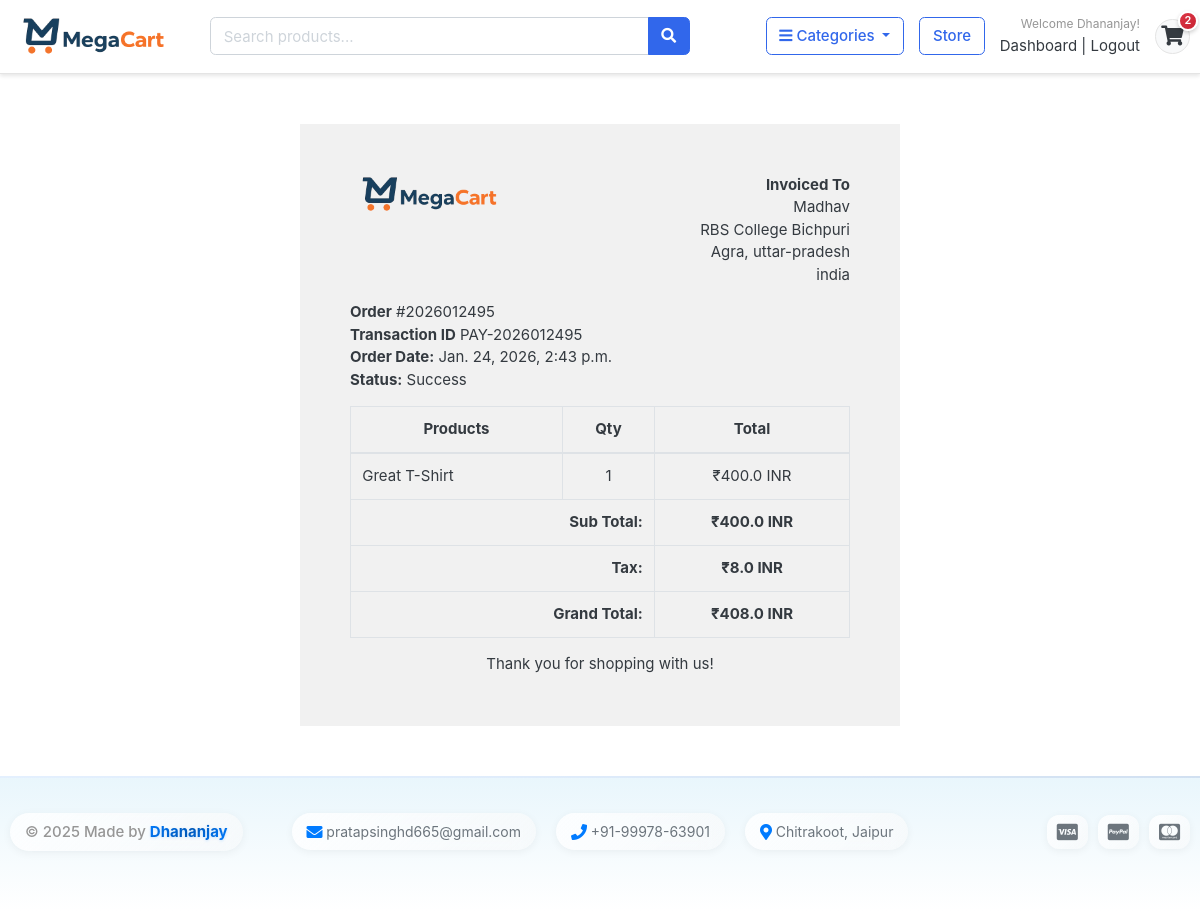
The app's page /order_detail/2026012495/ (signed in) with its own data.
### accounts/models.py (models this page shows, shortened)
class Account(AbstractBaseUser, PermissionsMixin):
    ROLE_CHOICES = (
        ('Customer', 'Customer'),
        ('Seller', 'Seller'),
        ('Admin', 'Admin'),
    )
    role = models.CharField(max_length=10, choices=ROLE_CHOICES, default='Customer')
    first_name = models.CharField(max_length=50)
    last_name = models.CharField(max_length=50)
    username = models.CharField(max_length=50, unique=True)
    email = models.EmailField(max_length=100, unique=True)
    phone_number = models.CharField(max_length=50)
    date_joined = models.DateTimeField(auto_now_add=True)
    last_login = models.DateTimeField(auto_now_add=True)
    is_admin = models.BooleanField(default=False)
    is_staff = models.BooleanField(default=False)
    is_superuser = models.BooleanField(default=False)
    is_active = models.BooleanField(default=True)
    is_superadmin = models.BooleanField(default=False)
    USERNAME_FIELD = 'email'
    REQUIRED_FIELDS = ['username', 'first_name', 'last_name']
    objects = MyAccountManager()

### orders/models.py (models this page shows, shortened)
class Order(models.Model):
    STATUS = (
        ('New', 'New'),
        ('Accepted', 'Accepted'),
        ('Completed', 'Completed'),
        ('Cancelled', 'Cancelled'),
    )
    user = models.ForeignKey(Account, on_delete=models.SET_NULL, null=True)
    payment = models.ForeignKey(Payment, on_delete=models.SET_NULL, blank=True, null=True)
    order_number = models.CharField(max_length=20)
    first_name = models.CharField(max_length=50)
    last_name = models.CharField(max_length=50)
    phone = models.CharField(max_length=15)
    email = models.EmailField(max_length=50)
    address_line_1 = models.CharField(max_length=50)
    address_line_2 = models.CharField(max_length=50, blank=True)
    country = models.CharField(max_length=50)
    state = models.CharField(max_length=50)
    city = models.CharField(max_length=50)
    order_note = models.CharField(max_length=100, blank=True)
    order_total = models.FloatField()
    tax = models.FloatField()
    status = models.CharField(max_length=10, choices=STATUS, default='New')
    ip = models.CharField(blank=True, max_length=20)
    is_ordered = models.BooleanField(default=False)
    created_at = models.DateTimeField(auto_now_add=True)
    updated_at = models.DateTimeField(auto_now=True)
    def full_name(self):
        return f'{self.first_name} {self.last_name}'
    def full_address(self):
        return f'{self.address_line_1} {self.address_line_2}'

class Payment(models.Model):
    PAYMENT_METHODS = (
        ('COD', 'Cash On Delivery'),
        ('UPI', 'UPI'),
        ('Card', 'Credit/Debit Card'),
    )
    PAYMENT_STATUS = (
        ('Pending', 'Pending'),
        ('Paid', 'Paid'),
        ('Failed', 'Failed'),
        ('Cancelled', 'Cancelled'),
    )
    DELIVERY_STATUS = (
        ('Pending', 'Pending'),
        ('Shipped', 'Shipped'),
        ('Out for Delivery', 'Out for Delivery'),
        ('Delivered', 'Delivered'),
        ('Returned', 'Returned'),
    )
    user = models.ForeignKey(Account, on_delete=models.CASCADE)
    payment_id = models.CharField(max_length=100, blank=True, null=True)
    payment_method = models.CharField(max_length=50, choices=PAYMENT_METHODS)
    amount_paid = models.DecimalField(
        max_digits=10,
        decimal_places=2,
        validators=[MinValueValidator(0)]
    )
    status = models.CharField(max_length=20, choices=PAYMENT_STATUS, default='Pending')
    delivery_status = models.CharField(max_length=20, choices=DELIVERY_STATUS, default='Pending')
    created_at = models.DateTimeField(auto_now_add=True)

class OrderProduct(models.Model):
    order = models.ForeignKey(Order, on_delete=models.CASCADE)
    payment = models.ForeignKey(Payment, on_delete=models.SET_NULL, blank=True, null=True)
    user = models.ForeignKey(Account, on_delete=models.CASCADE)
    product = models.ForeignKey(Product, on_delete=models.CASCADE)
    variations = models.ManyToManyField(Variation, blank=True)
    quantity = models.IntegerField()
    product_price = models.FloatField()
    ordered = models.BooleanField(default=False)
    created_at = models.DateTimeField(auto_now_add=True)
    updated_at = models.DateTimeField(auto_now=True)

### store/models.py (models this page shows, shortened)
class Product(models.Model):
    product_name    = models.CharField(max_length=200, unique=True)
    slug            = models.SlugField(max_length=200, unique=True)
    description     = models.TextField(max_length=500, blank=True)
    price           = models.IntegerField()
    images          = models.ImageField(upload_to='photos/products')
    stock           = models.IntegerField()
    is_available    = models.BooleanField(default=True)
    category        = models.ForeignKey(Category, on_delete=models.CASCADE)
    created_date    = models.DateTimeField(auto_now_add=True)
    modified_date   = models.DateTimeField(auto_now=True)

### accounts/views.py (the view)
# urls.py: path('order_detail/<int:order_id>/', views.order_detail, name='order_detail'),
@login_required(login_url='login')
def order_detail(request, order_id):
    order_detail = OrderProduct.objects.filter(order__order_number=order_id)
    order = Order.objects.get(order_number=order_id)
    subtotal = 0
    for i in order_detail:
        subtotal += i.product_price * i.quantity
    context = {
        'order_detail': order_detail,
        'order': order,
        'subtotal': subtotal,
    }
    return render(request, 'accounts/order_detail.html', context)

### carts/context_processors.py (called while the page is built)
def counter(request):
    cart_count = 0
    if 'admin' in request.path:
        return {}
    else:
        try:
            cart = Cart.objects.filter(cart_id=_cart_id(request))
            if request.user.is_authenticated:
                cart_items = CartItem.objects.all().filter(user=request.user)
            else:
                cart_items = CartItem.objects.all().filter(cart=cart[:1])
            for cart_item in cart_items:
                cart_count += cart_item.quantity
        except Cart.DoesNotExist:
            cart_count = 0
    return dict(cart_count=cart_count)

### carts/views.py (called while the page is built)
def _cart_id(request):
    cart = request.session.session_key
    if not cart:
        cart = request.session.create()
    return cart

### category/context_processors.py (called while the page is built)
def menu_links(request):
    links = Category.objects.all()
    return dict(links=links)

### category/models.py (called while the page is built)
    def get_url(self):
        return reverse('products_by_category', args=[self.slug])

### templates/accounts/order_detail.html (shortened to what this page needs)
{% extends 'base.html' %}
{% load static %}
{% block content %}
<div class="container" style="margin: 0 auto;width: 50%;padding: 50px;background: #f1f1f1;margin-top: 50px;margin-bottom: 50px;">
    <div class="row invoice row-printable">
        <div class="col-md-12">
            <div class="panel panel-default plain" id="dash_0">
                <div class="panel-body p30">
                    <div class="row">
                        <div class="col-lg-6">
                            <div class="invoice-logo"><img src="{% static '/images/logo.png' %}" alt="Invoice logo" style="max-height: 40px;"></div>
                        </div>
                        <div class="col-lg-6">
                            <div class="invoice-from">
                                <ul class="list-unstyled text-right">
                                    <li><strong>Invoiced To</strong></li>
                                    <li>{{order.full_name}}</li>
                                    <li>{{order.full_address}}</li>
                                    <li>{{order.city}}, {{order.state}}</li>
                                    <li>{{order.country}}</li>
                                </ul>
                            </div>
                        </div>
                        <div class="col-lg-12">
                            <div class="invoice-details mt25">
                                <div class="well">
                                    <ul class="list-unstyled mb0">
                                        <li><strong>Order</strong> #{{order.order_number}}</li>
                                        <li><strong>Transaction ID</strong> {{order.payment.payment_id}}</li>
                                        <li><strong>Order Date:</strong> {{order.created_at}}</li>
                                        <li><strong>Status:</strong> {{order.payment.status}}</li>
                                    </ul>
                                </div>
                            </div>
                            <div class="invoice-items">
                                <div class="table-responsive" style="overflow: hidden; outline: none;" tabindex="0">
                                    <table class="table table-bordered">
                                        <thead>
                                            <tr>
                                                <th class="per70 text-center">Products</th>
                                                <th class="per5 text-center">Qty</th>
                                                <th class="per25 text-center">Total</th>
                                            </tr>
                                        </thead>
                                        <tbody>
                                          {% for item in order_detail %}
                                            <tr>
                                                <td>{{item.product.product_name}}
                                                </td>
                                                <td class="text-center">{{item.quantity}}</td>
                                                <td class="text-center">₹{{item.product_price}} INR</td>
                                            </tr>
                                          {% endfor %}
                                        </tbody>
                                        <tfoot>
                                            <tr>
                                                <th colspan="2" class="text-right">Sub Total:</th>
                                                <th class="text-center">₹{{subtotal}} INR</th>
                                            </tr>
                                            <tr>
                                                <th colspan="2" class="text-right">Tax:</th>
                                                <th class="text-center">₹{{order.tax}} INR</th>
                                            </tr>
                                            <tr>
                                                <th colspan="2" class="text-right">Grand Total:</th>
                                                <th class="text-center">₹{{order.order_total}} INR</th>
                                            </tr>
                                        </tfoot>
                                    </table>
                                </div>
                            </div>
                            <div class="invoice-footer mt25">
                                <p class="text-center">Thank you for shopping with us!</p>
                            </div>
                        </div>
                    </div>
                </div>
            </div>
        </div>
    </div>
    </div>
{% endblock %}

### templates/includes/navbar.html (shortened to what this page needs)
{% load static %}
<header class="section-header">
<section class="header-main border-bottom">
  <div class="container-fluid">
    <div class="row align-items-center">
      <div class="col-3 col-sm-2 col-md-2 col-lg-2">
        <a href="{% url 'home' %}" class="brand-wrap">
          <img class="logo img-fluid" src="{% static './images/logo.png' %}" alt="Logo">
        </a>
      </div>
      <div class="col-lg-5 d-none d-lg-block">
        <form action="{% url 'search' %}" class="search" method='GET'>
          <div class="input-group">
            <input type="text" class="form-control" placeholder="Search products..." name="keyword">
            <div class="input-group-append">
              <button class="btn btn-primary" type="submit">
                <i class="fa fa-search"></i>
              </button>
            </div>
          </div>
        </form>
      </div>
      <div class="col-lg-5 col-md-8 d-none d-md-flex justify-content-end align-items-center">
        <div class="dropdown me-3">
          <button type="button" class="btn btn-outline-primary dropdown-toggle" data-toggle="dropdown">
            <i class="fa fa-bars"></i> Categories
          </button>
        </div>
        <a href="{% url 'store' %}" class="btn btn-outline-primary me-3">Store</a>
        <div class="user-info me-3">
          {% if user.id is None %}
            <div class="widget-header">
              <small class="title text-muted d-none d-lg-block">Welcome guest!</small>
              <div>
                <a href="{% url 'login' %}" class="text-decoration-none">Sign in</a>
                <span class="dark-transp d-none d-lg-inline"> | </span>
                <a href="{% url 'register' %}" class="text-decoration-none d-none d-lg-inline">Register</a>
              </div>
            </div>
          {% else %}
            <div class="widget-header">
              <small class="title text-muted d-none d-lg-block">Welcome {{user.first_name}}!</small>
              <div>
                <a href="{% url 'dashboard' %}" class="text-decoration-none">Dashboard</a>
                <span class="dark-transp d-none d-lg-inline"> | </span>
                <a href="{% url 'logout' %}" class="text-decoration-none d-none d-lg-inline">Logout</a>
              </div>
            </div>
          {% endif %}
        </div>
        <a href="{% url 'cart' %}" class="cart-link position-relative">
          <div class="icon icon-sm rounded-circle border d-flex align-items-center justify-content-center">
            <i class="fa fa-shopping-cart"></i>
          </div>
          <span class="cart-badge">{{cart_count}}</span>
        </a>
      </div>
    </div>
  </div>
</section>
</header>

### MegaCart/static/css/ui.css (style rules this page uses)
html { font-family: "Inter", sans-serif; font-size: 15px; }
.icon-xs, .icon-sm, .icon-md, .icon-lg { display: inline-block; text-align: center; flex-shrink: 0; flex-grow: 0; }
.icon-sm { width: 48px; height: 48px; line-height: 48px !important; font-size: 20px; }
p:last-child { margin-bottom: 0; }
.header-main { position: relative; padding-top: 1rem; padding-bottom: 1rem; }
.brand-wrap .logo, .navbar-brand .logo { margin-right: 7px; max-height: 42px; display: inline-block; }
.widget-header { display: inline-block; vertical-align: middle; position: relative; }
.widget-header a { color: #343a40; }
.widget-header .title { display: block; }
[class*=list-] li:after { visibility: hidden; display: block; content: ""; overflow: hidden; height: 0; clear: both; }

### templates/includes/navbar.html (style rules this page uses)
.section-header { background-color: #fff; box-shadow: 0 2px 4px rgba(0,0,0,0.1); }
.logo { max-height: 40px; width: auto; }
.cart-link { text-decoration: none; color: inherit; }
.cart-link .icon { width: 35px; height: 35px; background-color: #f8f9fa; border: 1px solid #dee2e6; }
.cart-badge { position: absolute; top: -8px; right: -8px; background: linear-gradient(135deg, #dc3545, #c82333); color: white; border-radius: 50%; min-width: 20px; height: 20px; display: flex; align-items: center; justify-content: center; font-size: 11px; font-weight: 600; line-height: 1; box-shadow: 0 2px 4px rgba(0,0,0,0.2); border: 2px solid white; }
@media (min-width: 768px) { .user-info { text-align: right; } }
@media (min-width: 768px) { .widget-header { min-width: 120px; } }
@media (min-width: 768px) { .widget-header small { display: block; margin-bottom: 2px; } }
.me-3 { margin-right: 1rem !important; }

### records on screen
Account: first_name "Dhananjay"
Order: full_name "Madhav", full_address "RBS College Bichpuri", city "Agra", state "uttar-pradesh", country "india", order_number "2026012495", payment.payment_id "PAY-2026012495", created_at "Jan. 24, 2026, 2:43 p.m.", payment.status "Success", tax "8.0", order_total "408.0"
OrderProduct: product.product_name "Great T-Shirt", quantity "1", product_price "400.0"

### other values on screen
{{ cart_count }} "2"
{{ subtotal }} "400.0"
